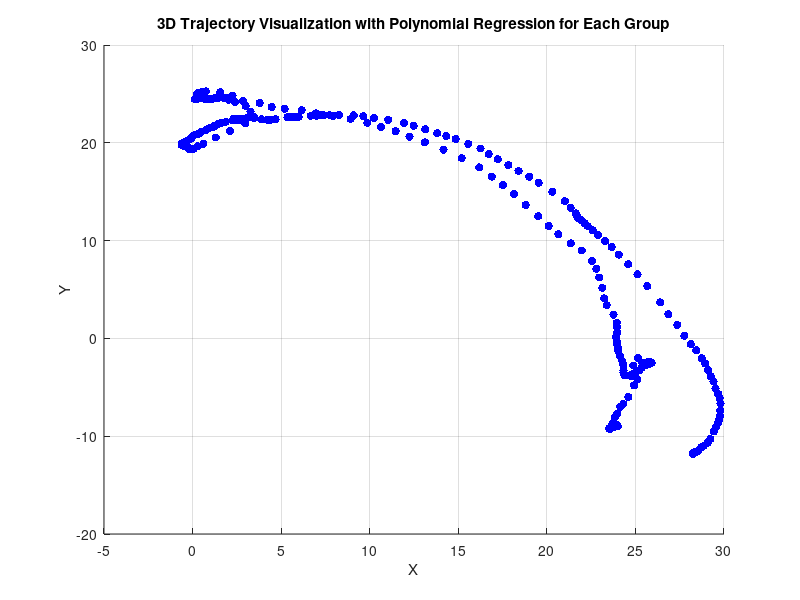

Write MATLAB code to recreate this figure. (Note: this script raises an error after producing the figure.)
% Load data from CSV (assuming CSV file has only x, y, z columns)
data = csvread('test.csv');  % Load your CSV file
num_samples = size(data, 1);  % Number of samples

% Generate a time vector assuming uniform sampling
t = linspace(0, 260, num_samples);  % Adjust as needed based on your data

x = data(:, 1);  % First column is x coordinate
y = data(:, 2);  % Second column is y coordinate
z = data(:, 3);  % Third column is z coordinate

% Number of points per group
group_size = 30;

% Number of groups
num_groups = floor(num_samples / group_size);

% Number of remaining points
num_remaining_points = mod(num_samples, group_size);

% Degree of the polynomial
degree = 8;  % Example: 4th degree polynomial

% Initialize figure
figure;
hold on;
xlabel('X');
ylabel('Y');
zlabel('Z');
title('3D Trajectory Visualization with Polynomial Regression for Each Group');
grid on;
legend_entries = {};

% Plot original data points
scatter3(x, y, z, 'filled', 'MarkerFaceColor', 'b');
legend_entries{end+1} = 'Original Trajectory';

% G?i h�m v?i s? l??ng b�nh v� ng??i b?t k?
total_cakes = num_samples; % B?n c� th? thay ??i s? l??ng b�nh
total_people = num_groups; % B?n c� th? thay ??i s? l??ng ng??i

cakes_per_person = distribute_cakes(total_cakes, total_people);
% Hi?n th? k?t qu?
disp('S? mi?ng b�nh m?i ng??i nh?n ???c l�:');
disp(cakes_per_person);

% Loop through each group
start_index = 0;
end_index = 0;
for i = 1:num_groups
    % Select data for the current group
    start_index = (i-1) * cakes_per_person(i) + 1;
    end_index = end_index + cakes_per_person(i);
    
    t_group = t(start_index:end_index);
    t_column = t_group'; % Chuy?n v? t th�nh m?t ma tr?n c?t
    x_group = x(start_index:end_index);
    y_group = y(start_index:end_index);
    z_group = z(start_index:end_index);
    
    % Perform polynomial regression for the current group
    coefficients_x = polyfitn(t_column, x_group, degree);
    coefficients_y = polyfitn(t_column, y_group, degree);
    coefficients_z = polyfitn(t_column, z_group, degree);
    
    % Generate predicted values using polynomial equation
    t_fit = linspace(t_column(1), t_column(end), cakes_per_person(i));
    predicted_x_group = polyval(coefficients_x, t_fit);
    predicted_y_group = polyval(coefficients_y, t_fit);
    predicted_z_group = polyval(coefficients_z, t_fit);
    
    disp(predicted_x_group);
    
    % Plot predicted trajectory for the current group
    plot3(predicted_x_group, predicted_y_group, predicted_z_group, 'LineWidth', 2);
    legend_entries{end+1} = sprintf('Group %d', i);
end

% Display legend
legend(legend_entries, 'Location', 'Best');

% Show plot
hold off;

